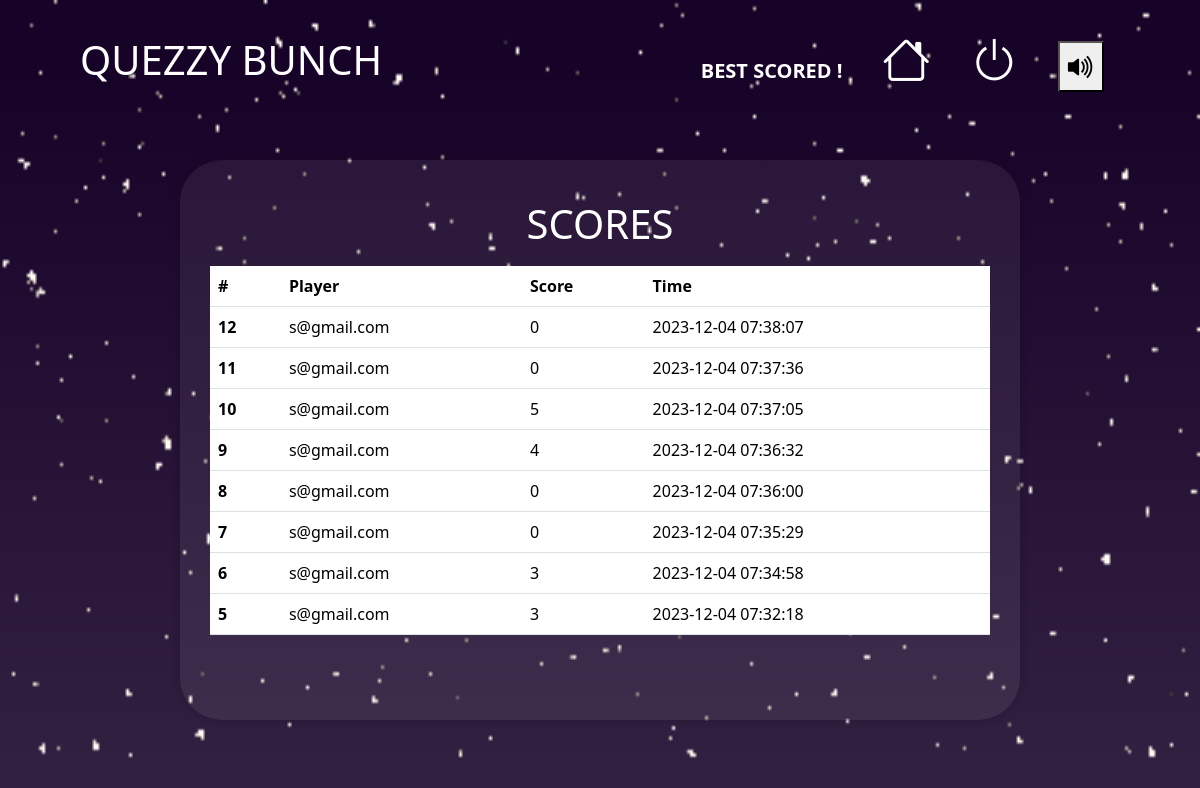
/View/scores.php (signed in), run on an earlier commit of the app's database.
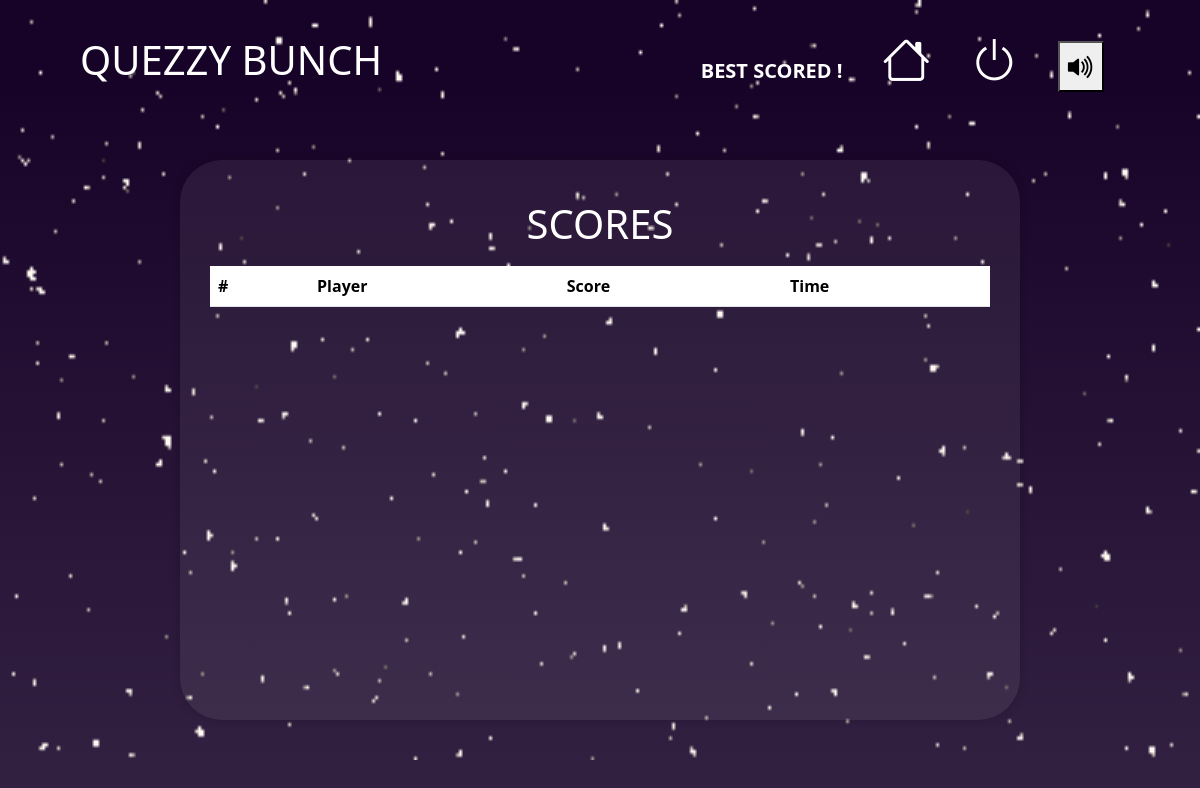
And on a later commit of the database.
### tables this page shows
CREATE TABLE IF NOT EXISTS `scores` (
  `id` int NOT NULL AUTO_INCREMENT,
  `playerID` varchar(100) NOT NULL,
  `score` int NOT NULL,
  `datentime` timestamp NOT NULL DEFAULT CURRENT_TIMESTAMP,
  PRIMARY KEY (`id`)
);

### View/scores.php (the view, shortened to what this page needs)
<?php
include '../Controller/config.php';
?>
<!DOCTYPE html>
<html lang="en">
<head>
    <link href="https://cdn.jsdelivr.net/npm/bootstrap@5.3.2/dist/css/bootstrap.min.css" rel="stylesheet">
    <link rel="stylesheet" href="https://cdn.jsdelivr.net/npm/bootstrap-icons@1.11.1/font/bootstrap-icons.css">
    <link rel="stylesheet" href="../Static Assets/css/style.css" type="text/css">
</head>
<body>
    <div class="image-container">
        <nav class="navbar">
            <h1 class="logo">QUEZZY BUNCH</h1>
            <div class="links">
                <a href="bestScored.php">BEST SCORED !</a>
                <a href="index.php"><i class="bi bi-house custom-icon"></i></i></a>
                <a href="../Controller/logout.php"><i class="bi bi-power custom-icon"></i></a>
                <button class="" id="mutebtn"><i class="bi bi-volume-up-fill"></i></button>
            </div>
        </nav>
        <div class="container">
            <div class="content">
                <div class="profileform-wrapper">
                    <h1 class="text-center">SCORES</h1>
                    <table class="table">
                        <thead>
                            <tr>
                            <th scope="col">#</th>
                            <th scope="col">Player</th>
                            <th scope="col">Score</th>
                            <th scope="col">Time</th>
                            </tr>
                        </thead>
                        <tbody>
                        <?php
                        $sql = "SELECT * FROM `scores` ORDER BY `scores`.`id` DESC LIMIT 10";
                        $scores = $conn->query($sql);
                        foreach($scores as $score) { ?>
                        <tr>
                            <th scope="row"><?=$score['id'];?></th>
                            <td><?=$score['playerID'];?></td>
                            <td><?=$score['score'];?></td>
                            <td><?=$score['datentime'];?></td>
                        </tr>
                        <?php } ?>
                        </tbody>
                        </table>
                </div>
            </div>
        </div>
    </div>
</body>
</html>

### Static Assets/css/style.css (style rules this page uses)
body { background: linear-gradient(180deg, #180328 9.44%, #332142 100%); background-size: 100% 100%; background-repeat: no-repeat; background-attachment: fixed; }
.image-container { background-image: url("../assets/images/giphy.gif"); background-size: 100% 100%; object-fit: contain; }
.container { height: 80vh; width: 100%; display: flex; align-items: center; justify-content: center; }
.content { margin-top: 1rem; display: flex; flex-direction: column; align-items: center; }
.navbar { height: 15vh; padding: 0 2rem; font-weight: bold; }
.logo { color: white; margin: 0 3rem; }
.links { margin-right: 4rem; font-size: 30px; }
.links a { transition: background-color 0.5s ease, color 0.5s ease; }
.links>a { color: white; margin-right: 2rem; font-size: 20px; text-decoration: none; }
.text-center { padding: 10px 15px; }
.custom-icon { font-size: 3rem; }
.profileform-wrapper { position: absolute; top: 55%; left: 50%; transform: translate(-50%, -50%); width: 70%; height: 70vh; padding: 30px; background-color: rgba(255, 255, 255, 0.068); border-radius: 42px; box-shadow: 0px 0px 10px rgba(0, 0, 0, 0.2); display: flex; flex-direction: column; align-items: center; color: white; }

What changed in the data, as far as the page shows it:
removed scores: id "12", playerID "s@gmail.com", score "0", datentime "2023-12-04 07:38:07"
removed scores: id "11", playerID "s@gmail.com", score "0", datentime "2023-12-04 07:37:36"
removed scores: id "10", playerID "s@gmail.com", score "5", datentime "2023-12-04 07:37:05"
removed scores: id "9", playerID "s@gmail.com", score "4", datentime "2023-12-04 07:36:32"
removed scores: id "8", playerID "s@gmail.com", score "0", datentime "2023-12-04 07:36:00"
removed scores: id "7", playerID "s@gmail.com", score "0", datentime "2023-12-04 07:35:29"
removed scores: id "6", playerID "s@gmail.com", score "3", datentime "2023-12-04 07:34:58"
removed scores: id "5", playerID "s@gmail.com", score "3", datentime "2023-12-04 07:32:18"
